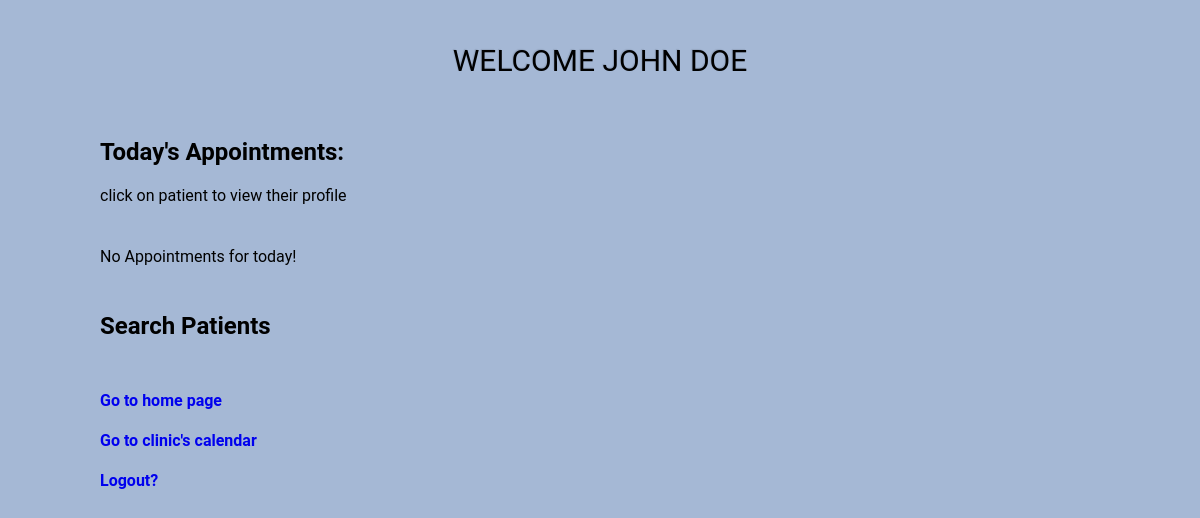
Page /doctor_interface/ (signed in) on the earlier database version.
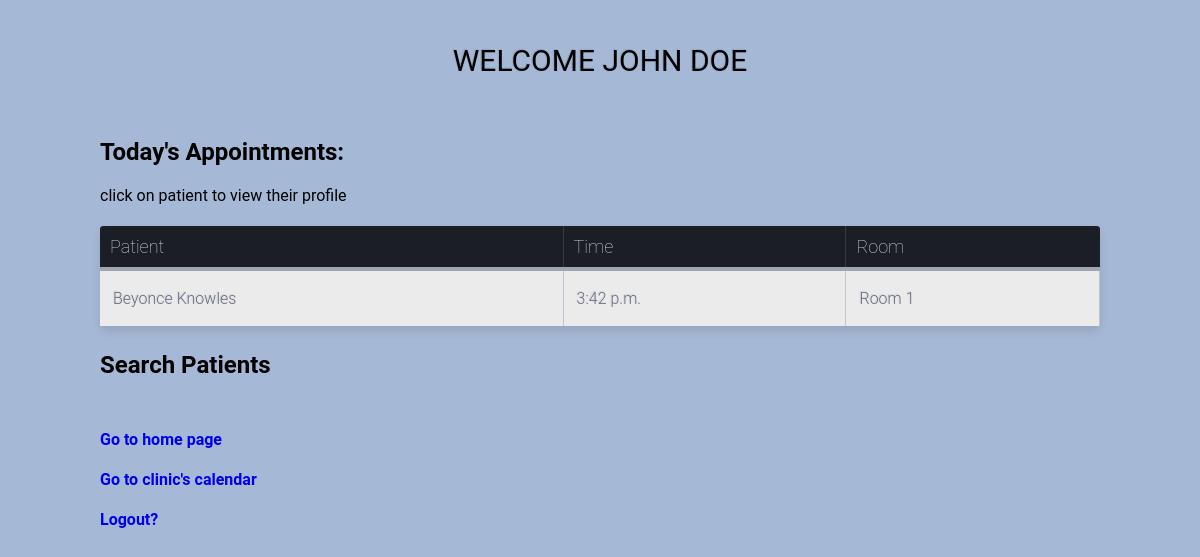
Same page on the later database version.
### general_models/models.py (models this page shows)
class Appointment(models.Model):
    doctor = models.ForeignKey(Doctor, on_delete=models.CASCADE)
    patient = models.ForeignKey(Patient, on_delete=models.CASCADE)
    date = models.DateField()
    time = models.TimeField()
    room = models.CharField(max_length=30, null=True)
    assigned = models.BooleanField( default=False)
    done = models.BooleanField( default=False)

class Patient(models.Model):
    first_name = models.CharField(max_length=30)
    gender = models.CharField(max_length=1, null=True)
    last_name = models.CharField(max_length=30)
    identifying_number = models.CharField(max_length=30)
    language = models.CharField(max_length=30, default='English')
    phone_number = models.CharField(max_length=30, blank=True)
    last_visit = models.DateField(blank=True)
    email = models.EmailField(blank=True)
    origin_country = models.CharField(max_length=30, blank=True)
    date_of_birth = models.DateField(null=True)
    def __str__(self):
        return self.first_name + " " + self.last_name

### doctor_interface/views.py (the view)
# urls.py: path('', views.index, name='index'),
class index(View):
    def get(self, request, *args, **kwargs):
        if not(request.user.is_authenticated):
            return render(request, 'doctor_interface/not_logged_in.html')
        if not(request.user.groups.filter(name = 'Doctors').exists()):
            return render(request, 'doctor_interface/not_a_doctor.html')
        user = request.user
        specialty = user.doctor.specialty
        my_appointments = gm.Appointment.objects.all()
        my_appointments = my_appointments.filter(assigned = True)
        my_appointments = my_appointments.filter(doctor = user.doctor)
        my_appointments = my_appointments.filter(done = False)
        today_appointments = my_appointments.filter(date = str(datetime.date.today())).order_by("time")
        context = {"user": user,  "today_appointments": today_appointments }
        return render(request, 'doctor_interface/doctor_interface_home.html', context)

### doctor_interface/templates/doctor_interface/doctor_interface_home.html (shortened to what this page needs)
{% load static %}
<head>
    <link rel="stylesheet" type="text/css" href="{% static 'doctor_interface/style_interface.css'%}">
</head>
<body>
  <div class="table-title">
    <h3 style="text-align: center;">Welcome {{ user.first_name }} {{ user.last_name }}</h3>
  </div>
  <div class="table-title">
    <h2>Today's Appointments:</h2>
    <p>click on patient to view their profile</p>
  </div>
  {% if today_appointments %}
          <table class="table-fill">
            <thead>
              <tr>
                <th>Patient</th>
                <th>Time</th>
                <th>Room</th>
              </tr>
            </thead>
            <tbody class="table-hover">
        {% for appointment in today_appointments %}
            <tr>
                <td>{{ appointment.patient }}</td>
                <td>{{ appointment.time }}</td>
                <td>{{ appointment.room }}</td>
            </tr>
        {% endfor %}
            </tbody>
          </table>
    {% else %}
    <div class="table-title">
      <p>No Appointments for today!</p>
    </div>
      {% endif %}
  <div class="table-title">
    <h2>Search Patients</h2>
  </div>
  <div class="table-title">
    <h4><a href="http://localhost:8000/home/" style="text-decoration: none" >Go to home page</a></h4>
    <h4><a href="http://localhost:8000/clinic_calendar/" style="text-decoration: none">Go to clinic's calendar</a></h4>
    <h4><a href="{% url 'logout' %}" style="text-decoration: none">Logout?</a></h4>
  </div>
  </body>

### doctor_interface/static/doctor_interface/style_interface.css (style rules this page uses)
body { background: #a5b8d5; -webkit-font-smoothing: antialiased; -moz-osx-font-smoothing: grayscale; font-family: "Roboto", helvetica, arial, sans-serif; font-size: 16px; font-weight: 400; text-rendering: optimizeLegibility; }
div.table-title { display: block; margin: auto; max-width: 1000px; padding:5px; width: 100%; }
.table-title h3 { color: #000000; font-size: 30px; font-weight: 400; font-style:normal; font-family: "Roboto", helvetica, arial, sans-serif; text-shadow: -1px -1px 1px rgba(0, 0, 0, 0.1); text-transform:uppercase; }
.table-fill { background: white; font-family: "Roboto", helvetica, arial, sans-serif; border-radius:3px; border-collapse: collapse; height: 100px; margin: auto; max-width: 1000px; padding:5px; width: 100%; box-shadow: 0 5px 10px rgba(0, 0, 0, 0.1); animation: float 5s infinite; }
th { color:#D5DDE5;; font-family: "Roboto", helvetica, arial, sans-serif; background:#1b1e24; border-bottom:4px solid #9ea7af; border-right: 1px solid #343a45; font-size:18px; font-weight: 100; padding:10px; text-align:left; text-shadow: 0 1px 1px rgba(0, 0, 0, 0.1); vertical-align:middle; }
th:first-child { border-top-left-radius:3px; }
th:last-child { border-top-right-radius:3px; border-right:none; }
tr { border-top: 1px solid #C1C3D1; border-bottom: 1px solid #C1C3D1; font-family: "Roboto", helvetica, arial, sans-serif; color:#666B85; font-size:16px; font-weight:normal; text-shadow: 0 1px 1px rgba(256, 256, 256, 0.1); }
tr:first-child { border-top:none; }
tr:last-child { border-bottom:none; }
tr:nth-child(odd) td { background:#EBEBEB; }
td { background:#FFFFFF; font-family: "Roboto", helvetica, arial, sans-serif; padding:13px; text-align:left; vertical-align:middle; font-weight:300; font-size:16px; text-shadow: -1px -1px 1px rgba(0, 0, 0, 0.1); border-right: 1px solid #C1C3D1; }

Differences in the rows shown:
now on this page (row edited): Appointment: patient "Beyonce Knowles", time "3:42 p.m.", room "Room 1"
Other differences:
text no longer shown: "No Appointments for today!"
text now shown: "Patient Time Room"
